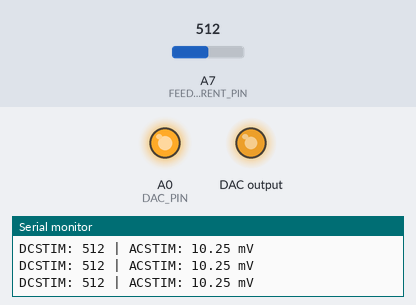
The sketch below on a simulated Arduino Nano, built with avr-gcc and run on an emulated ATmega328P. On the bench: output pins drawn as LEDs (lit = HIGH), the last lines printed to the serial monitor. Wiring (inferred from the names in the program): MCP4725 DAC at I2C address 0x61. Inputs (shaded band) come from the test bench; at power-on: A7 (FEEDBACK_CURRENT_PIN) = 512.

Above: at 1.2 s.
1.3 s: A7 (FEEDBACK_CURRENT_PIN) set to 0
4.3 s: A7 (FEEDBACK_CURRENT_PIN) set to 1023
At 16.07 s:
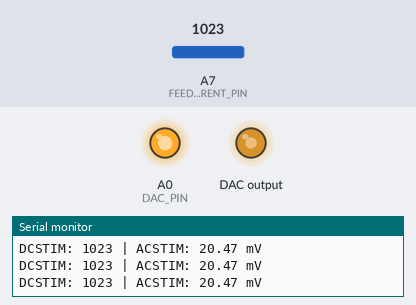
Timing chart, 0 to 24.1 s (numbered marks = the images above; inputs shaded):
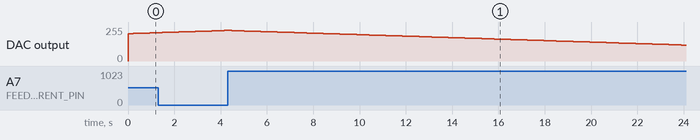

The sketch:

SW_MANAG_SIGNAL.ino
```cpp
//==================================================================================================================
/*

  Gerenciamento da geração de sinal e controle de potência

  Na geração de sinal, o sistema irá gerar uma tensão através do DAC indo para o VCO e

  MCU: Atmega328P AU 32 pinos
  Clock: Externo 16 MHz
  Ciclo de Máquina:

  Compilador:  Arduino v 1.8.15

  Autor: Renan Araujo de Matos  Data: Novembro 2021

*/
//==================================================================================================================
#define DEBUG

#include <Wire.h>
#define MCP4725 0x61
#define DAC_PIN A0
#define FEEDBACK_CURRENT_PIN A7

#define CONTROL_BYTE 0b01000000
#define BAUD_RATE 115200
#define ZERO_DAC 4095

float currentSetpoint = 15.0;
bool stimulationIsOn = false;

unsigned int STDAC = 0;
unsigned int DCSTIM = 0;
float ACSTIM = 0.0;
float CTODAC = 0.0;  // current to DAC

void setup() {
    Wire.begin();
    Serial.begin(BAUD_RATE);
    pinMode(DAC_PIN, OUTPUT);
    pinMode(FEEDBACK_CURRENT_PIN, INPUT);
    digitalWrite(DAC_PIN, HIGH);
    writeToDAC(ZERO_DAC);

#if defined(DEBUG)
    Serial.println("[INFO] Signal Manager Started");
#endif

    setStimulusCurrent(currentSetpoint);
    stimulationIsOn = true;
}

void loop() {
    if (stimulationIsOn) {
        getFeedbackCurrent();
        float errorCurrent = currentSetpoint - ACSTIM;
        if (errorCurrent > 0.00) {
            writeToDAC(STDAC++);
        } else if (errorCurrent < 0.00) {
            writeToDAC(STDAC--);
        }
        delay(10);
    }
}

void setStimulusCurrent(float current) {
    if (current > 0.0 && current < 21.0) {
        CTODAC = ((current * 0.196) + 1.08) * 819;
        STDAC = CTODAC;
#if defined(DEBUG)
        Serial.println("Current Set Point: " + String(current) + " mA");
        Serial.println("STDAC: " + String(STDAC));
#endif
    }
}

void getFeedbackCurrent() {
    DCSTIM = analogRead(FEEDBACK_CURRENT_PIN);
    ACSTIM = DCSTIM * 0.004882812 * 1000 / 244;
#if defined(DEBUG)
    Serial.println("DCSTIM: " + String(DCSTIM) + " | ACSTIM: " + String(ACSTIM) + " mV");
#endif
}

void writeToDAC(unsigned int value) {
    byte MSB = value >> 4;
    byte LSB = value << 4;
    Wire.beginTransmission(MCP4725);  // Joins I2C bus with MCP4725 with 0x61 address
    Wire.write(CONTROL_BYTE);         // Sends the control byte to I2C
    Wire.write(MSB);                  // Sends the MSB to I2C
    Wire.write(LSB);                  // Sends the LSB to I2C
    Wire.endTransmission();           // Ends the transmission
}
```
